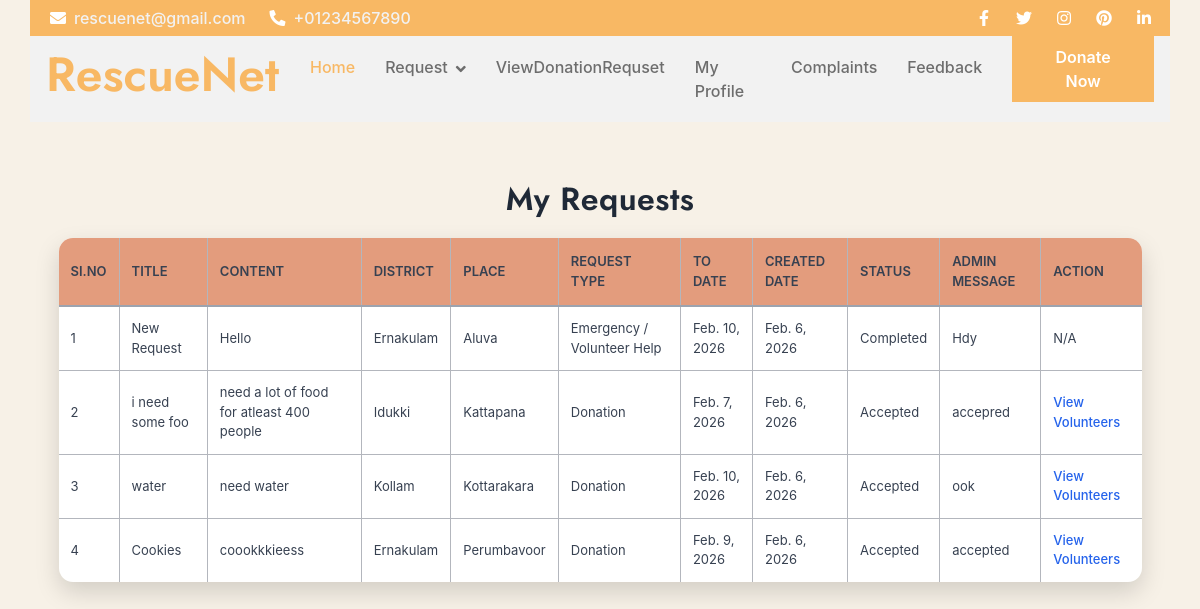
Before: /User/MyRequest/ (signed in) with the older database file.
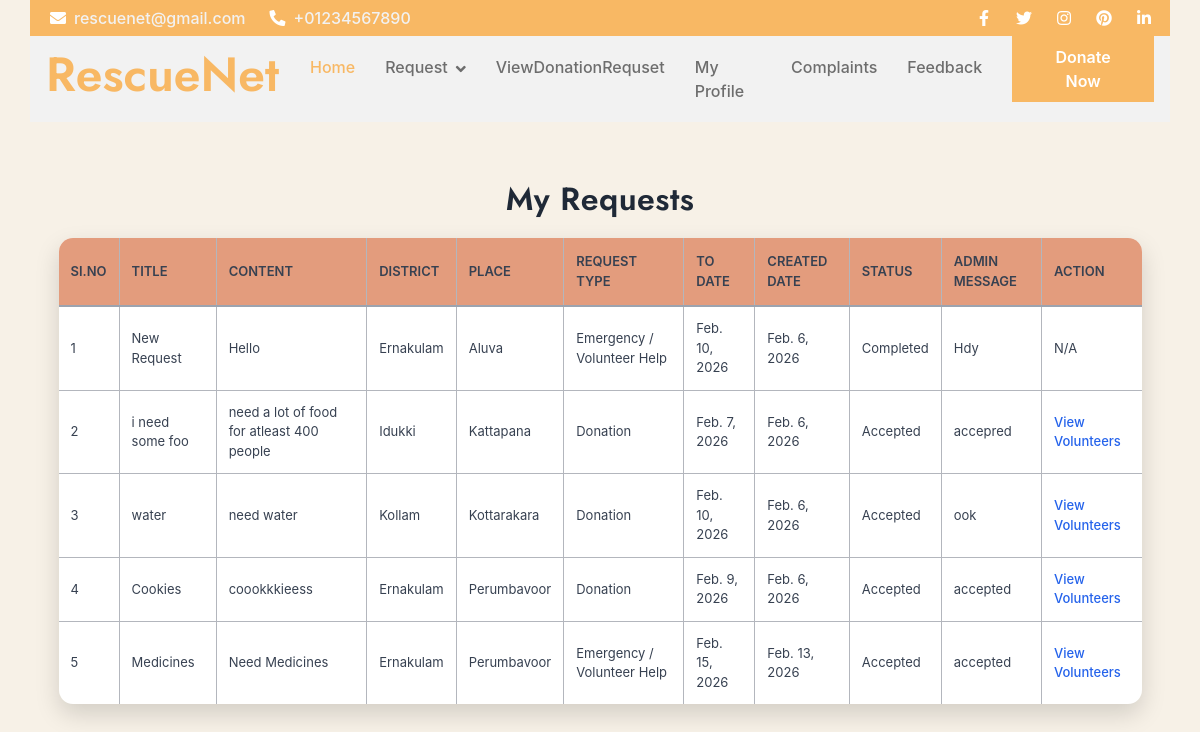
After: the same page with the newer database file.
### User/models.py (models this page shows)
class tbl_request(models.Model):
    request_title = models.CharField(max_length=50)
    request_content = models.CharField(max_length=100)
    request_date = models.DateField(auto_now_add=True)
    request_todate = models.DateField()
    request_status = models.IntegerField(default=0)
    request_type = models.IntegerField(default=0)
    place_id = models.ForeignKey(tbl_place, on_delete=models.CASCADE)
    user_id = models.ForeignKey(tbl_user, on_delete=models.CASCADE)
    request_message = models.CharField(max_length=255, blank=True, null=True)

### Admin/models.py (models this page shows)
class tbl_place(models.Model):
    place_name = models.CharField(max_length=50)
    district = models.ForeignKey(tbl_district,on_delete=models.CASCADE)

class tbl_district(models.Model):
    district_name=models.CharField(max_length=50)

### User/views.py (the view)
# urls.py: path('MyRequest/', views.MyRequest, name='MyRequest'),
def MyRequest(request):
    if "uid" not in request.session:
        return redirect("Guest:Login")
    userdata = tbl_user.objects.get(id=request.session["uid"])
    requestdata = tbl_request.objects.filter(user_id=userdata)
    return render(request, "User/MyRequest.html", {
        "requestdata": requestdata
    })

### User/Templates/User/MyRequest.html (shortened to what this page needs)
{% extends 'User/Header.html' %}
{% block content %}
<!DOCTYPE html>
<html>
<head>
</head>
<body>
<h2 align="center">My Requests</h2>
<table align="center">
    <tr>
        <th>SI.NO</th>
        <th>Title</th>
        <th>Content</th>
        <th>District</th>
        <th>Place</th>
        <th>Request Type</th>
        <th>To Date</th>
        <th>Created Date</th>
        <th>Status</th>
        <th>Admin Message</th>
        <th>Action</th>
    </tr>
    {% for i in requestdata %}
    <tr>
        <td>{{ forloop.counter }}</td>
        <td>{{ i.request_title }}</td>
        <td>{{ i.request_content }}</td>
        <td>{{ i.place_id.district.district_name }}</td>
        <td>{{ i.place_id.place_name }}</td>
        <td>
            {% if i.request_type == 1 %}
                Emergency / Volunteer Help
            {% else %}
                Donation
            {% endif %}
        </td>
        <td>{{ i.request_todate }}</td>
        <td>{{ i.request_date }}</td>
        <td>
            {% if i.request_status == 0 %}
                Pending
            {% elif i.request_status == 1 %}
                Accepted
            {% elif i.request_status == 2 %}
                Completed
            {% else %}
                Rejected
            {% endif %}
        </td>
        <td>
            {% if i.request_message %}
                {{ i.request_message }}
            {% else %}
                -
            {% endif %}
        </td>
        <td>
            {% if i.request_status == 1 %}
                <a href="{% url 'User:ViewMembers' i.id %}">View Volunteers</a>
            {% else %}
                N/A
            {% endif %}
        </td>
    </tr>
    {% empty %}
    <tr>
        <td colspan="11" align="center">No Requests Found</td>
    </tr>
    {% endfor %}
</table>
</body>
</html>
{% endblock %}

Changed rows visible on the page:
added tbl_request: request_title "Medicines", request_content "Need Medicines", place_id.district.district_name "Ernakulam", place_id.place_name "Perumbavoor", request_type "Emergency / Volunteer Help", request_todate "Feb. 15, 2026", request_date "Feb. 13, 2026", request_status "Accepted", request_message "accepted"
